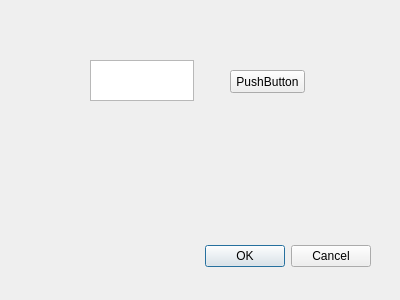
<?xml version="1.0" encoding="UTF-8"?>
<ui version="4.0">
 <class>Dialog</class>
 <widget class="QDialog" name="Dialog">
  <property name="geometry">
   <rect>
    <x>0</x>
    <y>0</y>
    <width>400</width>
    <height>300</height>
   </rect>
  </property>
  <property name="windowTitle">
   <string>Dialog</string>
  </property>
  <widget class="QDialogButtonBox" name="buttonBox">
   <property name="geometry">
    <rect>
     <x>30</x>
     <y>240</y>
     <width>341</width>
     <height>32</height>
    </rect>
   </property>
   <property name="orientation">
    <enum>Qt::Horizontal</enum>
   </property>
   <property name="standardButtons">
    <set>QDialogButtonBox::Cancel|QDialogButtonBox::Ok</set>
   </property>
  </widget>
  <widget class="QPushButton" name="pushButton">
   <property name="geometry">
    <rect>
     <x>230</x>
     <y>70</y>
     <width>75</width>
     <height>23</height>
    </rect>
   </property>
   <property name="text">
    <string>PushButton</string>
   </property>
  </widget>
  <widget class="QTextEdit" name="textEdit">
   <property name="geometry">
    <rect>
     <x>90</x>
     <y>60</y>
     <width>104</width>
     <height>41</height>
    </rect>
   </property>
  </widget>
 </widget>
 <resources/>
 <connections>
  <connection>
   <sender>buttonBox</sender>
   <signal>accepted()</signal>
   <receiver>Dialog</receiver>
   <slot>accept()</slot>
   <hints>
    <hint type="sourcelabel">
     <x>248</x>
     <y>254</y>
    </hint>
    <hint type="destinationlabel">
     <x>157</x>
     <y>274</y>
    </hint>
   </hints>
  </connection>
  <connection>
   <sender>buttonBox</sender>
   <signal>rejected()</signal>
   <receiver>Dialog</receiver>
   <slot>reject()</slot>
   <hints>
    <hint type="sourcelabel">
     <x>316</x>
     <y>260</y>
    </hint>
    <hint type="destinationlabel">
     <x>286</x>
     <y>274</y>
    </hint>
   </hints>
  </connection>
 </connections>
</ui>
